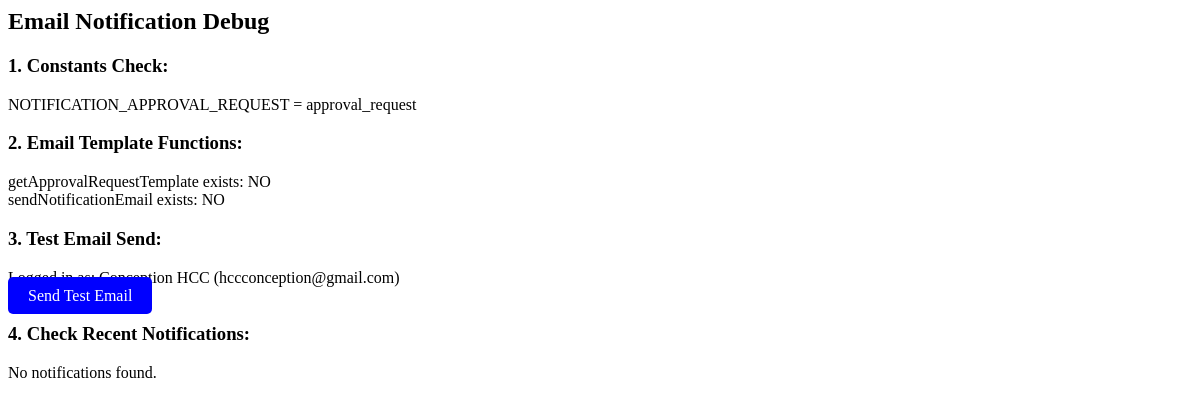
/debug_email.php (signed in), run on an earlier commit of the app's database.
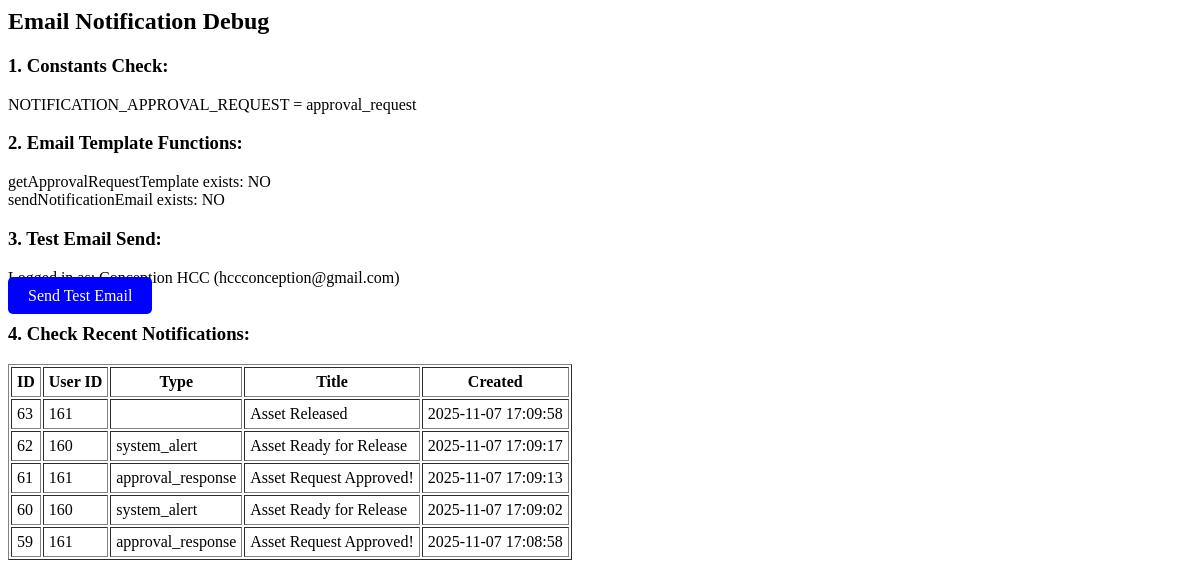
And on a later commit of the database.
### tables this page shows
CREATE TABLE `notifications` (
  `id` int(11) NOT NULL,
  `user_id` int(11) NOT NULL COMMENT 'User who receives the notification',
  `type` enum('return_reminder','overdue_alert','approval_request','approval_response','missing_report','system_alert') NOT NULL,
  `title` varchar(255) NOT NULL,
  `message` text NOT NULL,
  `related_type` enum('asset','borrowing','request','maintenance') DEFAULT NULL COMMENT 'Type of related entity',
  `related_id` int(11) DEFAULT NULL COMMENT 'ID of related entity',
  `is_read` tinyint(1) DEFAULT 0,
  `read_at` datetime DEFAULT NULL,
  `priority` enum('low','medium','high','urgent') DEFAULT 'medium',
  `action_url` varchar(500) DEFAULT NULL COMMENT 'URL to take action',
  `created_at` timestamp NOT NULL DEFAULT current_timestamp(),
  `expires_at` datetime DEFAULT NULL COMMENT 'When notification becomes irrelevant'
);

### config.php (called while the page is built, shortened)
<?php
function isLoggedIn() {
    return isset($_SESSION['user_id']) && isset($_SESSION['session_id']);
}
function getUserInfo() {
    return [
        'id' => $_SESSION['user_id'] ?? null,
        'username' => $_SESSION['username'] ?? null,
        'full_name' => $_SESSION['full_name'] ?? null,
        'email' => $_SESSION['email'] ?? null,
        'role' => $_SESSION['role'] ?? null,
        'campus_id' => $_SESSION['campus_id'] ?? null,
        'office_id' => $_SESSION['office_id'] ?? null,
        'profile_picture' => $_SESSION['profile_picture'] ?? null
    ];
}
?>

### debug_email.php (the view)
<?php
require_once 'config.php';
echo "<h2>Email Notification Debug</h2>";
echo "<h3>1. Constants Check:</h3>";
echo "NOTIFICATION_APPROVAL_REQUEST = " . (defined('NOTIFICATION_APPROVAL_REQUEST') ? NOTIFICATION_APPROVAL_REQUEST : 'NOT DEFINED') . "<br>";
echo "<h3>2. Email Template Functions:</h3>";
echo "getApprovalRequestTemplate exists: " . (function_exists('getApprovalRequestTemplate') ? 'YES' : 'NO') . "<br>";
echo "sendNotificationEmail exists: " . (function_exists('sendNotificationEmail') ? 'YES' : 'NO') . "<br>";
echo "<h3>3. Test Email Send:</h3>";
if (isLoggedIn()) {
    $user = getUserInfo();
    echo "Logged in as: " . htmlspecialchars($user['full_name']) . " (" . htmlspecialchars($user['email']) . ")<br>";
    if (isset($_GET['send_test'])) {
        $htmlBody = getApprovalRequestTemplate(
            $user['full_name'],
            'Test Requester',
            'Test Asset Name',
            2,
            'TEST-123',
            'custodian'
        );
        $success = sendNotificationEmail($user['email'], $user['full_name'], 'Test Approval Request', $htmlBody);
        if ($success) {
            echo "<div style='color: green; font-weight: bold;'>✓ Email sent successfully to " . htmlspecialchars($user['email']) . "</div>";
        } else {
            echo "<div style='color: red; font-weight: bold;'>✗ Failed to send email</div>";
        }
    } else {
        echo "<a href='?send_test=1' style='padding: 10px 20px; background: blue; color: white; text-decoration: none; border-radius: 5px;'>Send Test Email</a>";
    }
} else {
    echo "Not logged in. <a href='login.php'>Login first</a>";
}
echo "<h3>4. Check Recent Notifications:</h3>";
if (isLoggedIn()) {
    $stmt = $pdo->prepare("SELECT * FROM notifications ORDER BY created_at DESC LIMIT 5");
    $stmt->execute();
    $notifications = $stmt->fetchAll();
    if ($notifications) {
        echo "<table border='1' cellpadding='5'>";
        echo "<tr><th>ID</th><th>User ID</th><th>Type</th><th>Title</th><th>Created</th></tr>";
        foreach ($notifications as $notif) {
            echo "<tr>";
            echo "<td>" . $notif['id'] . "</td>";
            echo "<td>" . $notif['user_id'] . "</td>";
            echo "<td>" . $notif['type'] . "</td>";
            echo "<td>" . htmlspecialchars($notif['title']) . "</td>";
            echo "<td>" . $notif['created_at'] . "</td>";
            echo "</tr>";
        }
        echo "</table>";
    } else {
        echo "No notifications found.";
    }
}
?>

What changed in the data, as far as the page shows it:
added notifications: id "63", user "161", title "Asset Released", created_at "2025-11-07 17:09:58"
added notifications: id "62", user "160", type "system_alert", title "Asset Ready for Release", created_at "2025-11-07 17:09:17"
added notifications: id "61", user "161", type "approval_response", title "Asset Request Approved!", created_at "2025-11-07 17:09:13"
added notifications: id "60", user "160", type "system_alert", title "Asset Ready for Release", created_at "2025-11-07 17:09:02"
added notifications: id "59", user "161", type "approval_response", title "Asset Request Approved!", created_at "2025-11-07 17:08:58"
Also different on the page:
text no longer shown: "No notifications found."
text now shown: "ID User ID Type Title Created"
